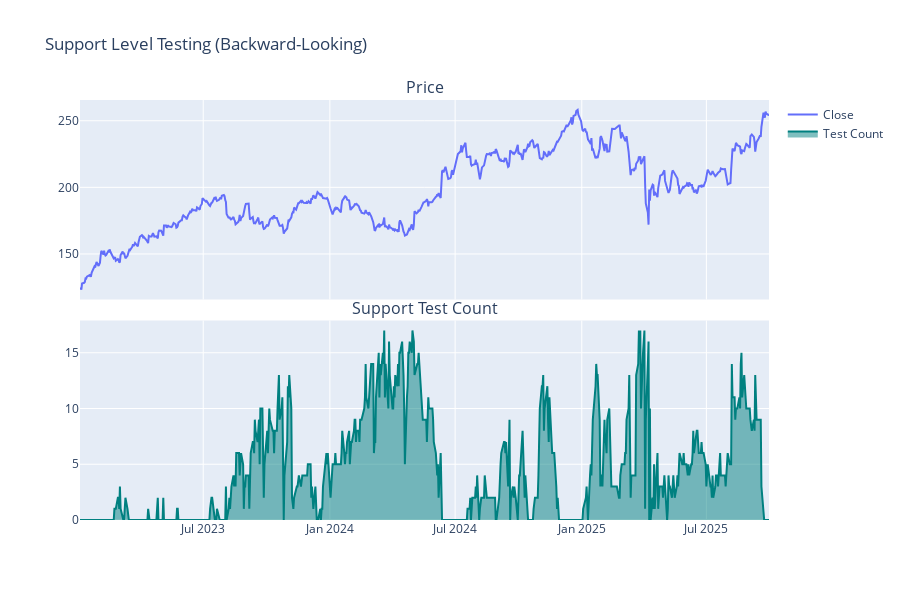

The notebook cell this image was saved under:
### Markdown cell above
## 4. Support Test Count

Counts how many times price has tested similar support levels (within 2% tolerance). More tests = stronger support = higher probability bounce.

### Code cell
df = detect_support_tests(df, tolerance=0.02, lookback_window=8)

fig = make_subplots(rows=2, cols=1, shared_xaxes=True, vertical_spacing=0.05,
                    subplot_titles=('Price', 'Support Test Count'))

fig.add_trace(go.Scatter(x=df['date'], y=df['close'], name='Close'), row=1, col=1)
fig.add_trace(go.Scatter(x=df['date'], y=df['support_test_count'], name='Test Count',
                        fill='tozeroy', line=dict(color='teal')), row=2, col=1)

fig.update_layout(height=600, title_text="Support Level Testing (Backward-Looking)")
fig.show()

print(f"Max support tests: {df['support_test_count'].max()}")

### Figure 1 — Plotly figure (JSON) as saved in the notebook; plotly's stock layout.template omitted (floating-point values rounded to 4 significant figures; data arrays with more than 128 entries replaced by an {"elided": "..."} marker saying what was removed)
{"data": [{"name": "Close", "type": "scatter", "x": {"elided": "688 str values"}, "xaxis": "x", "y": {"elided": "688 float values"}, "yaxis": "y"}, {"fill": "tozeroy", "line": {"color": "teal"}, "name": "Test Count", "type": "scatter", "x": {"elided": "688 str values"}, "xaxis": "x2", "y": {"elided": "688 int values"}, "yaxis": "y2"}], "layout": {"annotations": [{"font": {"size": 16}, "showarrow": false, "text": "Price", "x": 0.5, "xanchor": "center", "xref": "paper", "y": 1, "yanchor": "bottom", "yref": "paper"}, {"font": {"size": 16}, "showarrow": false, "text": "Support Test Count", "x": 0.5, "xanchor": "center", "xref": "paper", "y": 0.475, "yanchor": "bottom", "yref": "paper"}], "height": 600, "title": {"text": "Support Level Testing (Backward-Looking)"}, "xaxis": {"anchor": "y", "domain": [0, 1], "matches": "x2", "showticklabels": false}, "xaxis2": {"anchor": "y2", "domain": [0, 1]}, "yaxis": {"anchor": "x", "domain": [0.525, 1]}, "yaxis2": {"anchor": "x2", "domain": [0, 0.475]}}}
